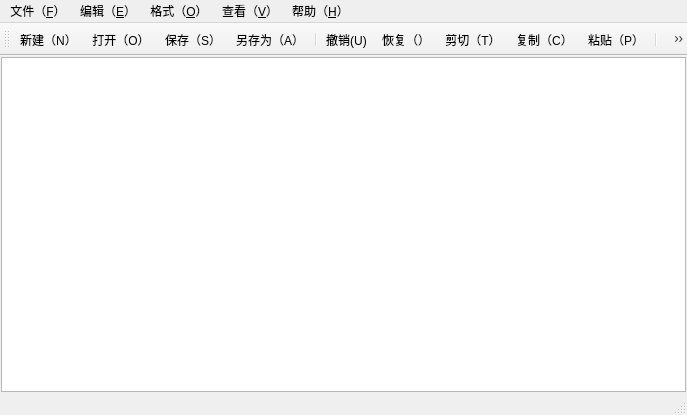
<?xml version="1.0" encoding="UTF-8"?>
<ui version="4.0">
 <class>MainWindow</class>
 <widget class="QMainWindow" name="MainWindow">
  <property name="geometry">
   <rect>
    <x>0</x>
    <y>0</y>
    <width>687</width>
    <height>415</height>
   </rect>
  </property>
  <property name="windowTitle">
   <string>MainWindow</string>
  </property>
  <widget class="QWidget" name="centralwidget">
   <layout class="QVBoxLayout" name="verticalLayout">
    <property name="spacing">
     <number>0</number>
    </property>
    <property name="leftMargin">
     <number>1</number>
    </property>
    <property name="topMargin">
     <number>1</number>
    </property>
    <property name="rightMargin">
     <number>1</number>
    </property>
    <property name="bottomMargin">
     <number>1</number>
    </property>
    <item>
     <widget class="CodeEditor" name="textEdit"/>
    </item>
   </layout>
  </widget>
  <widget class="QMenuBar" name="menubar">
   <property name="geometry">
    <rect>
     <x>0</x>
     <y>0</y>
     <width>687</width>
     <height>22</height>
    </rect>
   </property>
   <widget class="QMenu" name="menu">
    <property name="title">
     <string>文件（&amp;F）</string>
    </property>
    <addaction name="actionNew"/>
    <addaction name="actionOpen"/>
    <addaction name="actionSave"/>
    <addaction name="actionSaveAs"/>
    <addaction name="separator"/>
    <addaction name="actionExit"/>
   </widget>
   <widget class="QMenu" name="menu_2">
    <property name="title">
     <string>编辑（&amp;E）</string>
    </property>
    <addaction name="actionUndo"/>
    <addaction name="actionRedo"/>
    <addaction name="actionCut"/>
    <addaction name="actionCopy"/>
    <addaction name="actionPaste"/>
    <addaction name="separator"/>
    <addaction name="actionFind"/>
    <addaction name="actionReplace"/>
    <addaction name="separator"/>
    <addaction name="actionSeletAll"/>
   </widget>
   <widget class="QMenu" name="menu_O">
    <property name="title">
     <string>格式（&amp;O）</string>
    </property>
    <addaction name="actionWrap"/>
    <addaction name="actionShowLineNumber"/>
    <addaction name="actionFont"/>
    <addaction name="actionFontColor"/>
    <addaction name="separator"/>
    <addaction name="actionFontBackColor"/>
    <addaction name="actionEditorBackColor"/>
   </widget>
   <widget class="QMenu" name="menu_V">
    <property name="title">
     <string>查看（&amp;V）</string>
    </property>
    <addaction name="actionTollbar"/>
    <addaction name="actionStatusbar"/>
   </widget>
   <widget class="QMenu" name="menu_H">
    <property name="title">
     <string>帮助（&amp;H）</string>
    </property>
    <addaction name="actionAbout"/>
   </widget>
   <addaction name="menu"/>
   <addaction name="menu_2"/>
   <addaction name="menu_O"/>
   <addaction name="menu_V"/>
   <addaction name="menu_H"/>
  </widget>
  <widget class="QStatusBar" name="statusbar"/>
  <widget class="QToolBar" name="toolBar">
   <property name="windowTitle">
    <string>toolBar</string>
   </property>
   <attribute name="toolBarArea">
    <enum>TopToolBarArea</enum>
   </attribute>
   <attribute name="toolBarBreak">
    <bool>false</bool>
   </attribute>
   <addaction name="actionNew"/>
   <addaction name="actionOpen"/>
   <addaction name="actionSave"/>
   <addaction name="actionSaveAs"/>
   <addaction name="separator"/>
   <addaction name="actionUndo"/>
   <addaction name="actionRedo"/>
   <addaction name="actionCut"/>
   <addaction name="actionCopy"/>
   <addaction name="actionPaste"/>
   <addaction name="separator"/>
   <addaction name="actionFind"/>
   <addaction name="actionReplace"/>
   <addaction name="separator"/>
   <addaction name="actionFont"/>
   <addaction name="actionShowLineNumber"/>
   <addaction name="actionWrap"/>
   <addaction name="separator"/>
   <addaction name="actionTollbar"/>
   <addaction name="actionStatusbar"/>
  </widget>
  <action name="actionNew">
   <property name="icon">
    <iconset resource="img.qrc">
     <normaloff>:/img/new.png</normaloff>:/img/new.png</iconset>
   </property>
   <property name="text">
    <string>新建（&amp;N）</string>
   </property>
   <property name="toolTip">
    <string>新建</string>
   </property>
   <property name="shortcut">
    <string>Ctrl+N</string>
   </property>
  </action>
  <action name="actionOpen">
   <property name="icon">
    <iconset resource="img.qrc">
     <normaloff>:/img/OPEN.png</normaloff>:/img/OPEN.png</iconset>
   </property>
   <property name="text">
    <string>打开（&amp;O）</string>
   </property>
   <property name="toolTip">
    <string>打开</string>
   </property>
   <property name="shortcut">
    <string>Ctrl+O</string>
   </property>
  </action>
  <action name="actionSave">
   <property name="icon">
    <iconset resource="img.qrc">
     <normaloff>:/img/save.png</normaloff>:/img/save.png</iconset>
   </property>
   <property name="text">
    <string>保存（&amp;S）</string>
   </property>
   <property name="toolTip">
    <string>保存</string>
   </property>
   <property name="shortcut">
    <string>Ctrl+S</string>
   </property>
  </action>
  <action name="actionSaveAs">
   <property name="icon">
    <iconset resource="img.qrc">
     <normaloff>:/img/save-as-hover.png</normaloff>:/img/save-as-hover.png</iconset>
   </property>
   <property name="text">
    <string>另存为（&amp;A）</string>
   </property>
   <property name="toolTip">
    <string>另存为</string>
   </property>
  </action>
  <action name="actionExit">
   <property name="text">
    <string>退出（&amp;E）</string>
   </property>
   <property name="toolTip">
    <string>退出</string>
   </property>
  </action>
  <action name="actionUndo">
   <property name="icon">
    <iconset resource="img.qrc">
     <normaloff>:/img/undo.png</normaloff>:/img/undo.png</iconset>
   </property>
   <property name="text">
    <string>撤销(&amp;U)</string>
   </property>
   <property name="toolTip">
    <string>撤销</string>
   </property>
   <property name="shortcut">
    <string>Ctrl+Z</string>
   </property>
  </action>
  <action name="actionCut">
   <property name="icon">
    <iconset resource="img.qrc">
     <normaloff>:/img/cut.png</normaloff>:/img/cut.png</iconset>
   </property>
   <property name="text">
    <string>剪切（&amp;T）</string>
   </property>
   <property name="toolTip">
    <string>剪切</string>
   </property>
   <property name="shortcut">
    <string>Ctrl+X</string>
   </property>
  </action>
  <action name="actionCopy">
   <property name="icon">
    <iconset resource="img.qrc">
     <normaloff>:/img/copy.png</normaloff>:/img/copy.png</iconset>
   </property>
   <property name="text">
    <string>复制（&amp;C）</string>
   </property>
   <property name="toolTip">
    <string>复制</string>
   </property>
   <property name="shortcut">
    <string>Ctrl+C</string>
   </property>
  </action>
  <action name="actionPaste">
   <property name="icon">
    <iconset resource="img.qrc">
     <normaloff>:/img/paste.png</normaloff>:/img/paste.png</iconset>
   </property>
   <property name="text">
    <string>粘贴（&amp;P）</string>
   </property>
   <property name="toolTip">
    <string>粘贴</string>
   </property>
   <property name="shortcut">
    <string>Ctrl+V</string>
   </property>
  </action>
  <action name="actionFind">
   <property name="icon">
    <iconset resource="img.qrc">
     <normaloff>:/img/file-find.png</normaloff>:/img/file-find.png</iconset>
   </property>
   <property name="text">
    <string>查找（&amp;F）</string>
   </property>
   <property name="toolTip">
    <string>查找</string>
   </property>
   <property name="shortcut">
    <string>Ctrl+F</string>
   </property>
  </action>
  <action name="actionReplace">
   <property name="icon">
    <iconset resource="img.qrc">
     <normaloff>:/img/parameter-replace.png</normaloff>:/img/parameter-replace.png</iconset>
   </property>
   <property name="text">
    <string>替换（&amp;R）</string>
   </property>
   <property name="toolTip">
    <string>替换</string>
   </property>
   <property name="shortcut">
    <string>Ctrl+H</string>
   </property>
  </action>
  <action name="actionFont">
   <property name="icon">
    <iconset resource="img.qrc">
     <normaloff>:/img/font.png</normaloff>:/img/font.png</iconset>
   </property>
   <property name="text">
    <string>字体（&amp;F）</string>
   </property>
   <property name="toolTip">
    <string>字体</string>
   </property>
  </action>
  <action name="actionWrap">
   <property name="checkable">
    <bool>true</bool>
   </property>
   <property name="icon">
    <iconset resource="img.qrc">
     <normaloff>:/img/wrap.png</normaloff>:/img/wrap.png</iconset>
   </property>
   <property name="text">
    <string>自动换行（&amp;W）</string>
   </property>
  </action>
  <action name="actionTollbar">
   <property name="checkable">
    <bool>true</bool>
   </property>
   <property name="icon">
    <iconset resource="img.qrc">
     <normaloff>:/img/tool.png</normaloff>:/img/tool.png</iconset>
   </property>
   <property name="text">
    <string>工具栏（&amp;T）</string>
   </property>
   <property name="toolTip">
    <string>工具栏</string>
   </property>
  </action>
  <action name="actionStatusbar">
   <property name="checkable">
    <bool>true</bool>
   </property>
   <property name="icon">
    <iconset resource="img.qrc">
     <normaloff>:/img/status.png</normaloff>:/img/status.png</iconset>
   </property>
   <property name="text">
    <string>状态栏（&amp;S）</string>
   </property>
   <property name="toolTip">
    <string>状态栏</string>
   </property>
  </action>
  <action name="actionRedo">
   <property name="icon">
    <iconset resource="img.qrc">
     <normaloff>:/img/redo.png</normaloff>:/img/redo.png</iconset>
   </property>
   <property name="text">
    <string>恢复（）</string>
   </property>
   <property name="toolTip">
    <string>恢复</string>
   </property>
   <property name="shortcut">
    <string>Ctrl+Shift+Z</string>
   </property>
  </action>
  <action name="actionSeletAll">
   <property name="text">
    <string>全选（&amp;A）</string>
   </property>
   <property name="toolTip">
    <string>全选</string>
   </property>
   <property name="shortcut">
    <string>Ctrl+A</string>
   </property>
  </action>
  <action name="actionShowLineNumber">
   <property name="checkable">
    <bool>true</bool>
   </property>
   <property name="icon">
    <iconset resource="img.qrc">
     <normaloff>:/img/icon_shownumber.png</normaloff>:/img/icon_shownumber.png</iconset>
   </property>
   <property name="text">
    <string>显示行号（&amp;L）</string>
   </property>
   <property name="toolTip">
    <string>显示行数</string>
   </property>
   <property name="shortcut">
    <string>Ctrl+L</string>
   </property>
  </action>
  <action name="actionFontColor">
   <property name="text">
    <string>字体颜色</string>
   </property>
  </action>
  <action name="actionFontBackColor">
   <property name="text">
    <string>字体背景颜色</string>
   </property>
  </action>
  <action name="actionEditorBackColor">
   <property name="text">
    <string>编辑器背景颜色</string>
   </property>
  </action>
  <action name="actionAbout">
   <property name="text">
    <string>关于（&amp;A）</string>
   </property>
   <property name="toolTip">
    <string>关于</string>
   </property>
  </action>
 </widget>
 <customwidgets>
  <customwidget>
   <class>CodeEditor</class>
   <extends>QPlainTextEdit</extends>
   <header location="global">codeedit.h</header>
  </customwidget>
 </customwidgets>
 <resources>
  <include location="img.qrc"/>
 </resources>
 <connections/>
</ui>
